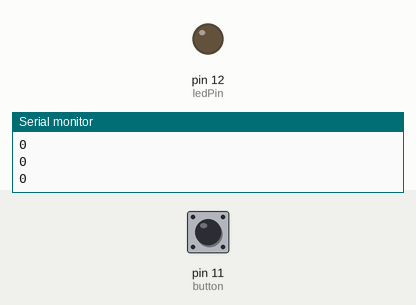
This sketch was run on a simulated Arduino Uno, built with avr-gcc and run on an emulated ATmega328P. On the bench: output pins drawn as LEDs (lit = HIGH), the last lines printed to the serial monitor. The inputs (shaded band) are chosen by the test bench; at power-on: pin 11 (button) LOW.

Above: at 1.8 s.
1.9 s: pin 11 (button) pulled HIGH for 0.6 s
At 2.9 s:
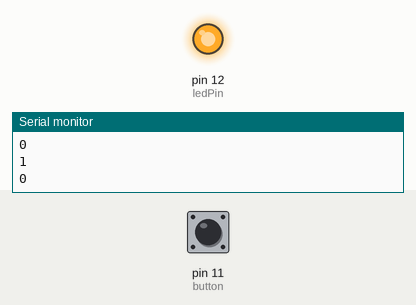
4.5 s: pin 11 (button) pulled HIGH for 3.2 s
At 8.8 s:
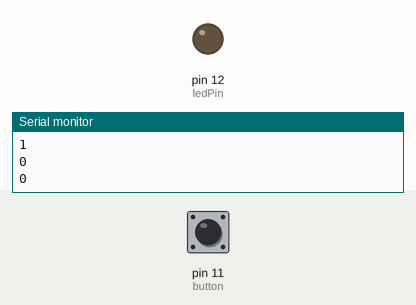
Timing chart, 0 to 10.3 s (numbered marks = the images above; inputs shaded):
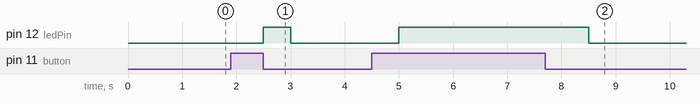

The sketch:

015_pull_up_button_interaction.ino
```cpp
int ledPin=12;
int button=11;
int buttonRead;

void setup() {
  // put your setup code here, to run once:
  pinMode(ledPin,OUTPUT);
  pinMode(button,INPUT);
  Serial.begin(9600);
}

void loop() {
  // put your main code here, to run repeatedly:
  buttonRead=digitalRead(button);
  Serial.println(buttonRead);
  delay(500);

  if(buttonRead==1){
    digitalWrite(ledPin,HIGH);
  }else{
    digitalWrite(ledPin,LOW);
  }
}
```

Measured:
- after the input at 1.9 s, pin 12 (ledPin): LOW → HIGH after 0.60 s, → LOW 0.50 s later
- after the input at 4.5 s, pin 12 (ledPin): LOW → HIGH after 0.50 s, → LOW 3.5 s later
